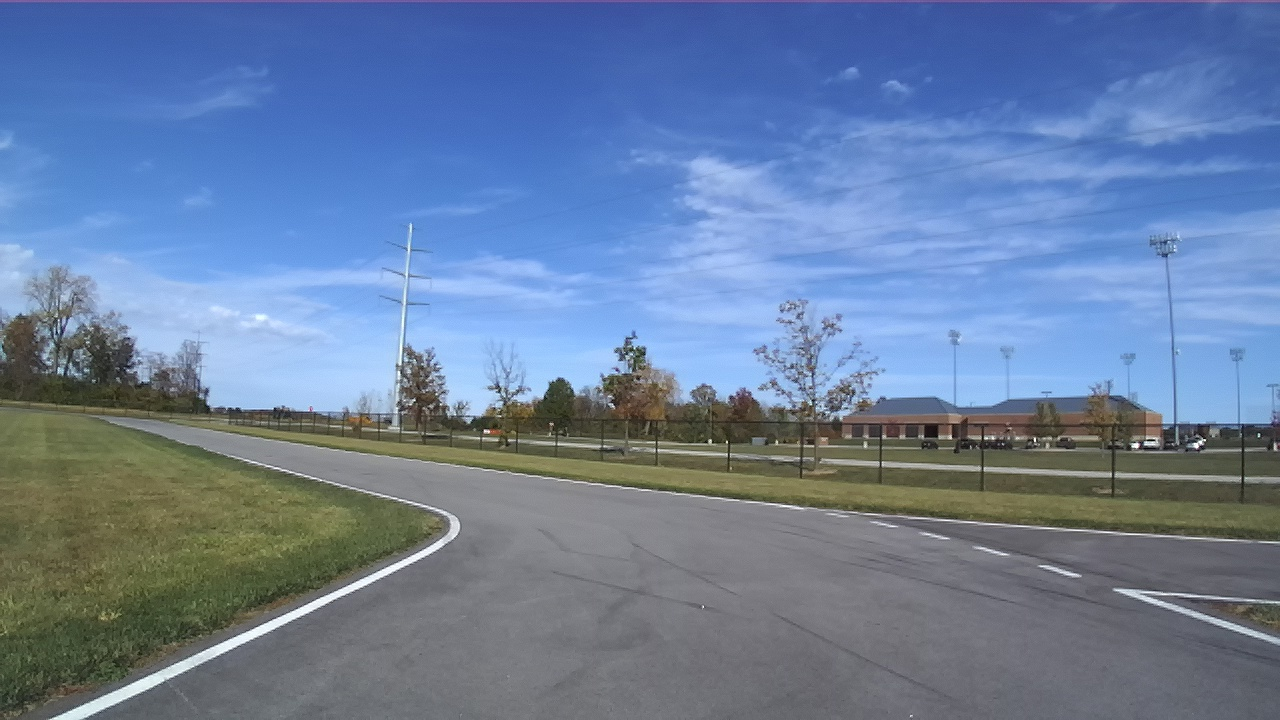
#> input picture src/img.jpg, 1280 x 720 px
$ python laneDetect.py
#> lines starting #> are read from the running program, lines starting #| are printed output that depends on the picture; after the words box and inside, x2 and y2 are one past the last pixel; in counts of white or black regions, pixels touching at a corner belong together
import numpy as np
# import pandas as pd
import cv2

image = cv2.imread('img.jpg')
#> image is the input picture: shape (720, 1280, 3); mean B, G, R 158.6, 126.5, 105.4

mask = np.zeros_like(image)
# if you pass an image with more then one channel
grayscale = cv2.cvtColor(image, cv2.COLOR_BGR2GRAY)
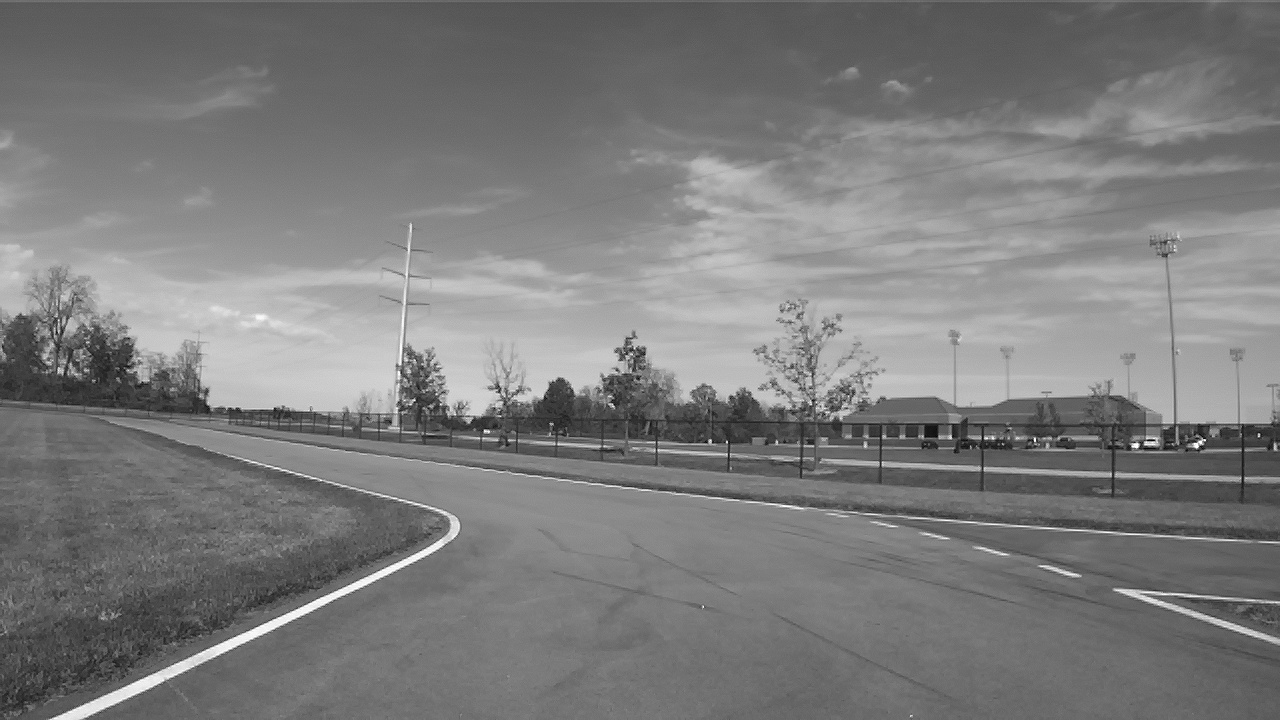
#> grayscale: shape (720, 1280); min 1, max 255, mean 123.8
# applying gaussian Blur which removes noise from the image
# and focuses on our region of interest
# size of gaussian kernel
kernel_size = 5
# Applying gaussian blur to remove noise from the frames
blur = cv2.GaussianBlur(grayscale, (kernel_size, kernel_size), 0)
# first threshold for the hysteresis procedure
low_t = 50
# second threshold for the hysteresis procedure
high_t = 150
# applying canny edge detection and save edges in a variable
edges = cv2.Canny(blur, low_t, high_t)
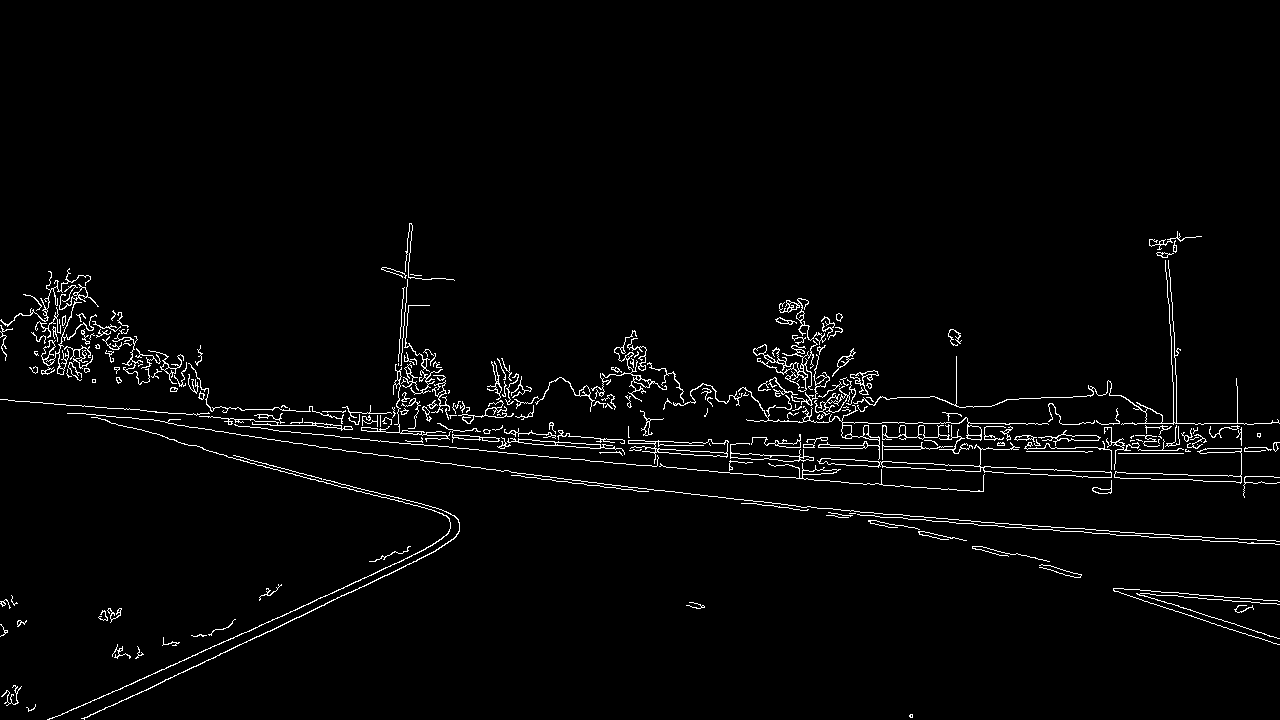
#> edges: shape (720, 1280); 2.5% white in thin lines or dots, all inside (x1, y1, x2, y2) = (0, 223, 1280, 720)


mask = np.zeros_like(image)
# if you pass an image with more then one channel
if len(image.shape) > 2:
    channel_count = image.shape[2]
#> channel_count = 3
    ignore_mask_color = (255,) * channel_count
#> ignore_mask_color = (255, 255, 255)
# our image only has one channel so it will go under "else"
else:
        # color of the mask polygon (white)
    ignore_mask_color = 255
# creating a polygon to focus only on the road in the picture
# we have created this polygon in accordance to how the camera was placed
rows, cols = image.shape[:2]
#> rows = 720; cols = 1280
bottom_left  = [cols * 0.1, rows * 0.95]
#> bottom_left = [128, 684]
top_left     = [cols * 0.4, rows * 0.6]
#> top_left = [512, 432]
bottom_right = [cols * 0.9, rows * 0.95]
#> bottom_right = [1152, 684]
top_right    = [cols * 0.6, rows * 0.6]
#> top_right = [768, 432]
vertices = np.array([[bottom_left, top_left, top_right, bottom_right]], dtype=np.int32)
# filling the polygon with white color and generating the final mask
cv2.fillPoly(mask, vertices, ignore_mask_color)
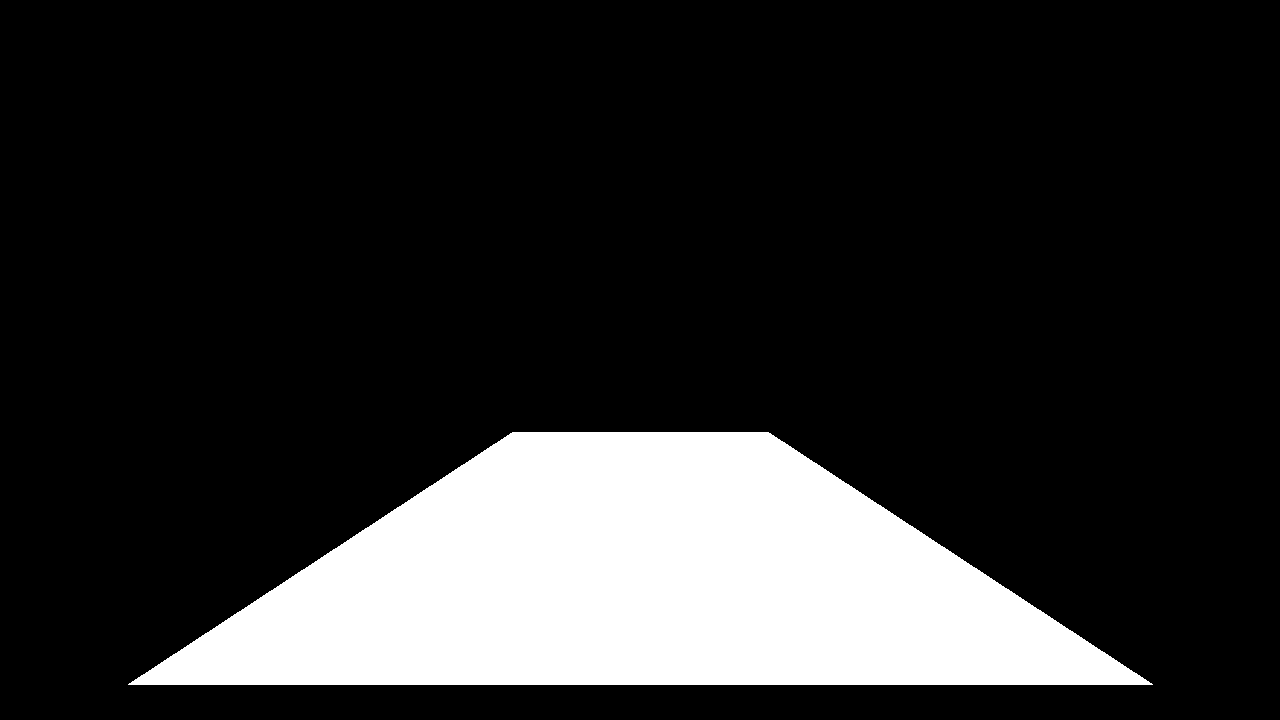
#> mask: shape (720, 1280, 3); 17.6% white; 1 white region, box (x1, y1, x2, y2) and area: (128, 432, 1153, 685) 162305
# performing Bitwise AND on the input image and mask to get only the edges on the road
masked_image = cv2.bitwise_and(image, mask)
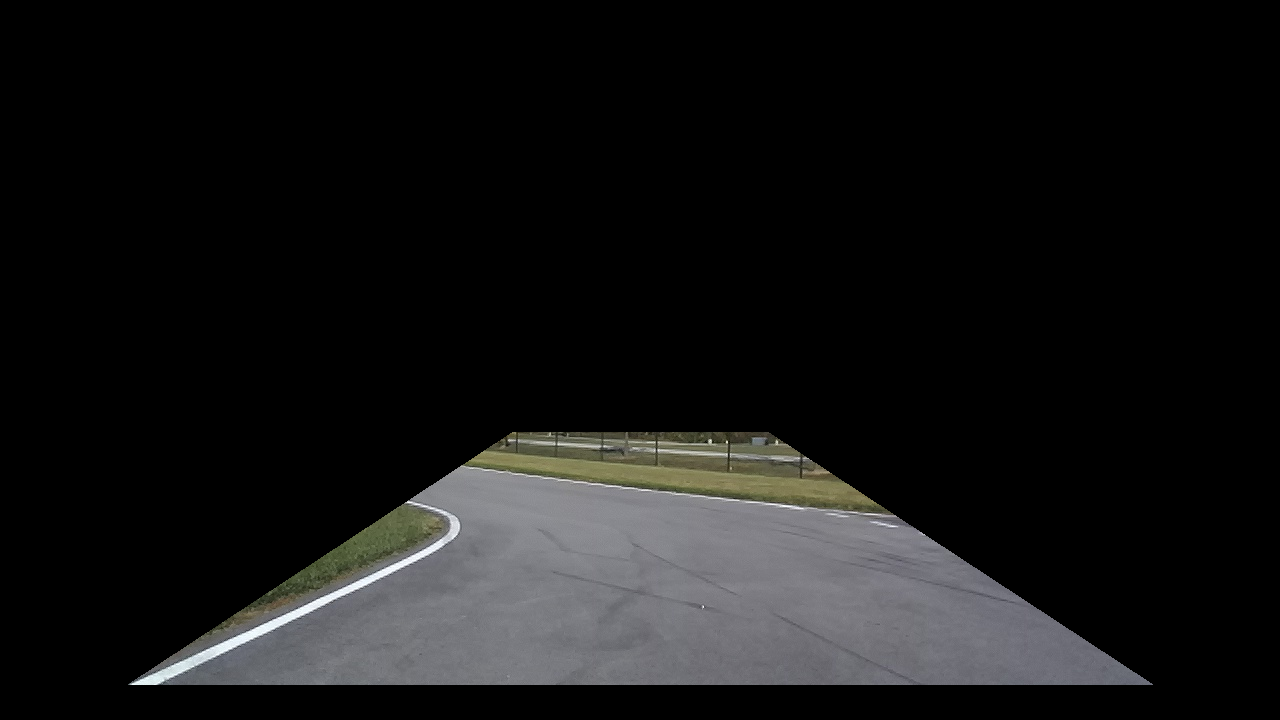
#> masked_image: shape (720, 1280, 3); mean B, G, R 21.1, 21.1, 21

# Distance resolution of the accumulator in pixels.
rho = 1
# Angle resolution of the accumulator in radians.
theta = np.pi/180
# Only lines that are greater than threshold will be returned.
threshold = 20
# Line segments shorter than that are rejected.
minLineLength = 20
# Maximum allowed gap between points on the same line to link them
maxLineGap = 500
# function returns an array containing dimensions of straight lines
# appearing in the input image
lines = cv2.HoughLinesP(edges, rho = rho, theta = theta, threshold = threshold,
                        minLineLength = minLineLength, maxLineGap = maxLineGap)
#> lines = 191 rows, first 6: [78, 405, 983, 484], [219, 454, 1215, 541], [93, 417, 866, 484], [207, 450, 1241, 432], [211, 411, 1245, 483], [3, 352, 1277, 419]


# region = region_selection(edges)
# Applying hough transform to get straight lines from our image
# and find the lane lines
# Will explain Hough Transform in detail in further steps
# hough = hough_transform(region)
#lastly we draw the lines on our resulting frame and return it as output
# result = draw_lane_lines(image, lane_lines(image, hough))


cv2.imshow('edges', edges)
cv2.imshow('region mask', masked_image)

    # Wait longer to prevent freeze for videos.
if cv2.waitKey(0) & 0xFF == ord('q'):
#> (key q is pressed here)
    cv2.destroyAllWindows()
